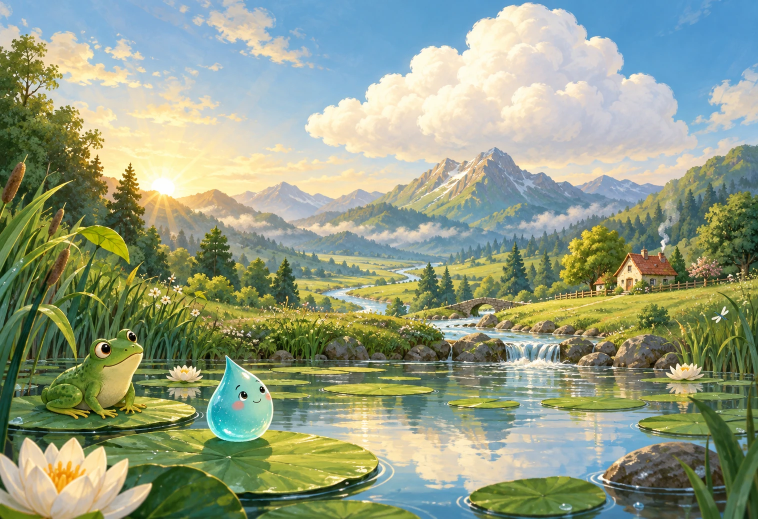
#> input picture books/cloud/assets/00-cover.webp, 1516 x 1038 px (shown at 1/2 size)
$ python package_cloud_assets.py
#> lines starting #> are read from the running program, lines starting #| are printed output that depends on the picture
"""Encode generated cloud illustrations as web assets; preserve all PNG masters."""
from pathlib import Path
from PIL import Image

root = Path(__file__).resolve().parents[1] / 'books' / 'cloud' / 'assets'
for source in sorted(root.glob('*.png')):
    target = source.with_suffix('.webp')
    with Image.open(source) as image:
        image.convert('RGB').save(target, 'WEBP', quality=90, method=6)
    with Image.open(target) as result:
        result.verify()
    print(f'{target.name}: {target.stat().st_size:,} bytes')
with Image.open(root / '00-cover.webp') as image:
#> image is the input picture: PIL image 1516x1038 RGB; mean R, G, B 146.4, 157.6, 130.7
    image.thumbnail((480, 480), Image.Resampling.LANCZOS)
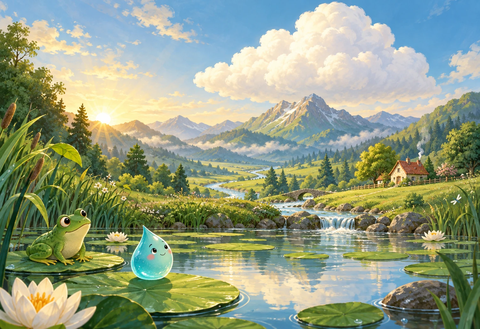
#> image: PIL image 480x329 RGB; mean R, G, B 146.3, 157.6, 130.7
    image.save(root / '00-cover_card480.webp', 'WEBP', quality=78, method=6)
